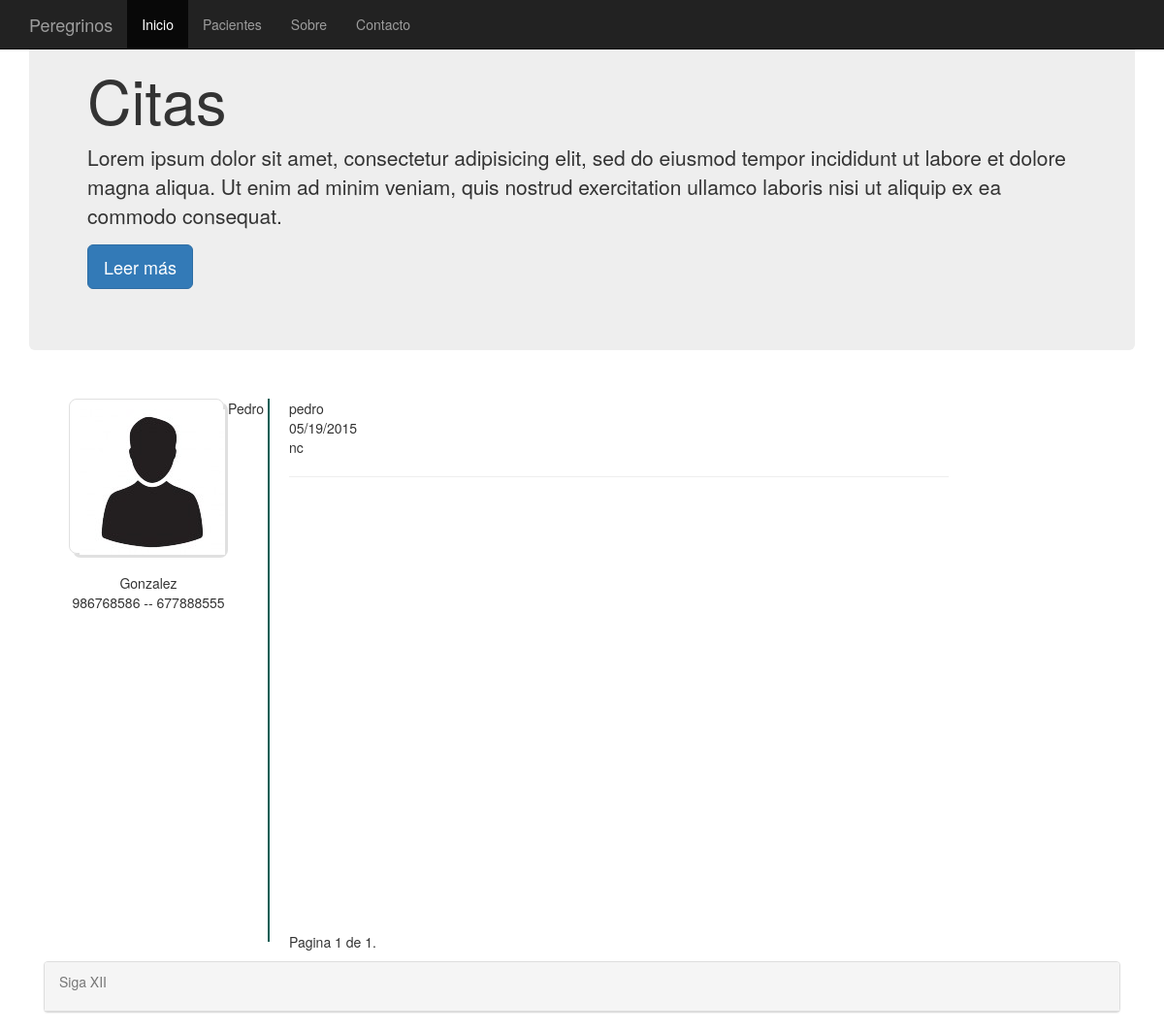
Before: /citas/5/ with the older database file.
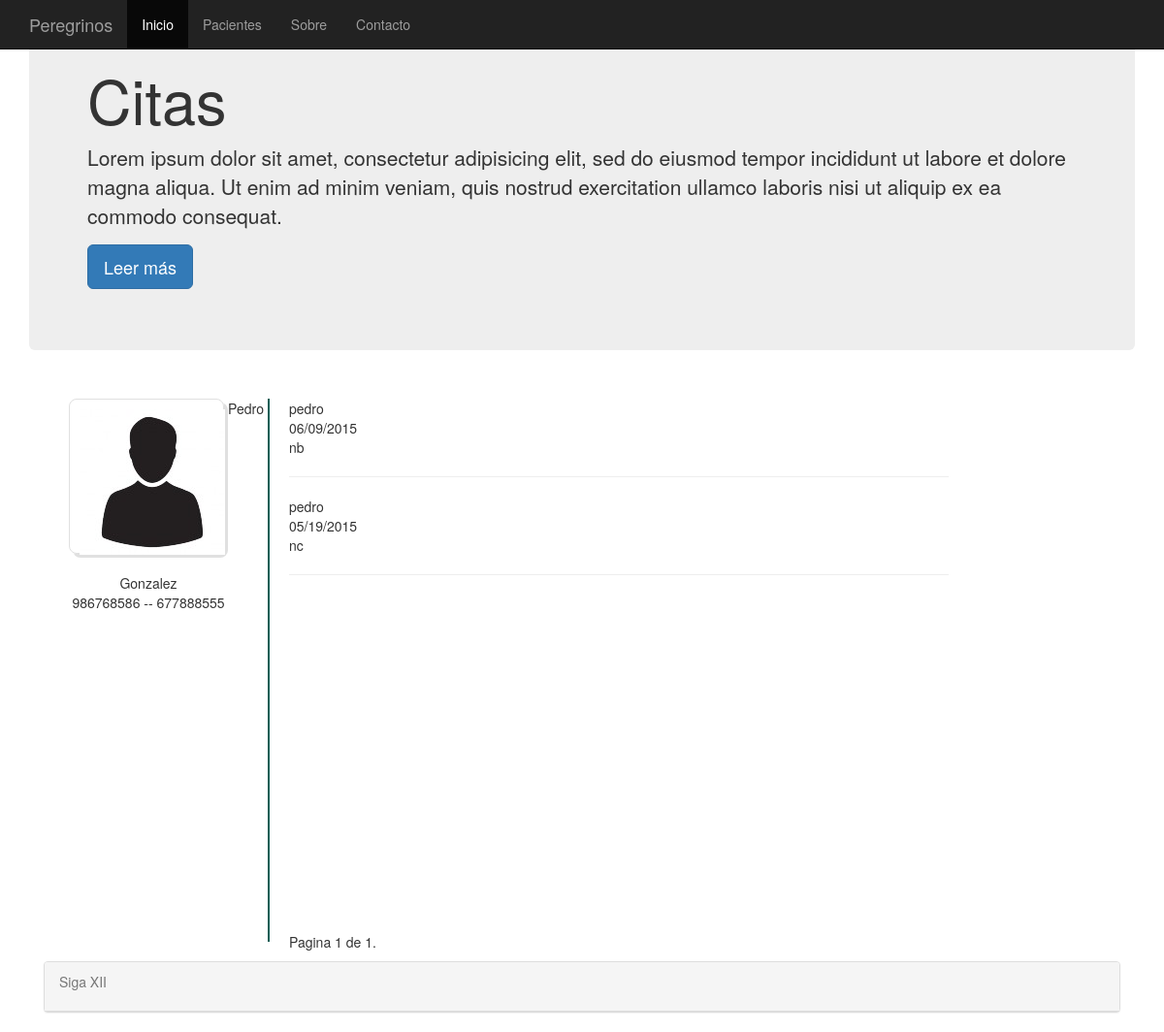
After: the same page with the newer database file.
### clinica/models.py (models this page shows, shortened)
class citas(models.Model):
    fecha = models.DateTimeField(default=datetime.now, blank=True)
    cliente = models.ForeignKey(clientes, default=None, null=True, blank=True)
    observaciones = models.TextField()

class clientes(models.Model):
    nombre = models.CharField(max_length=75)
    apellidos = models.CharField(max_length=75)
    telefono =  models.PositiveIntegerField(null=True, blank=True)
    telefono2 = models.PositiveIntegerField(null=True, blank=True)
    antiguedad = models.DateTimeField(default=datetime.now, blank=True)
    fotografia = models.ImageField(upload_to='imagenes', blank=True)
    def __unicode__(self):
    	return self.nombre

### clinica/views.py (the view)
# urls.py: url(r'^citas/([\w]+)/$', ListaCitas.as_view(), name='listacitas' ),
class ListaCitas(ListView):
    paginate_by = 7
    def get_queryset(self):
        self.cliente = get_object_or_404(clientes, id=self.args[0])
        return citas.objects.filter(cliente=self.cliente).order_by('-fecha')
    def get_context_data(self,**kwargs):
        context = super(ListaCitas,self).get_context_data(**kwargs)
        context['cliente']=self.cliente
        return context

### templates/clinica/citas_list.html (shortened to what this page needs)
{% extends "base.html" %}
{%   load   staticfiles   %}
{% block elcss %}
<link   rel="stylesheet"   type="text/css"   href="{%   static  'clinica/css/citas.css'   %}"   />
{% endblock %}
{% block titulo %}
Citas
{% endblock %}
{% block content %}
<div id="citas_cuerpo">
	<div id="citas_esquerda">
			<div id="citas_esquerda_foto">
				{% if cliente.fotografia %}
					<img src="{{ cliente.fotografia.url }}" width="150" height="150" >
				{% else %}
					<img src="/media/imagenes/user.jpg" width="150" height="150">
				{% endif %}
			</div>
		<center>
			<spam class="rotulo">{{cliente.nombre | capfirst}} {{cliente.apellidos | capfirst}}</spam>
			<br />
    	<spam class="rotulo">{{cliente.telefono}} --  {{cliente.telefono2}}</spam>
	  </center>
	<br />
	</div>
	<div id="citas_dereita">
    {% if object_list %}
        {% for citas  in object_list %}
		<spam > {{ citas.cliente }} </spam>
		<br />
		<spam > {{ citas.fecha | date:"SHORT_DATE_FORMAT" }} </spam>
                <br />
		<spam > {{ citas.observaciones }} </spam>
		<hr />
        {% endfor %}
        {% else %}
            <p>No hay citas.</p>
    {% endif %}
	</div>
	<div id="citas_paginado">
		<span class="steplinks">
			<span class="current">
				Pagina {{ page_obj.number }} de {{ paginator.num_pages }}.
			</span>
		</span>
	</div>
</div>
{% endblock %}

Changed rows visible on the page:
added citas: cliente "pedro", fecha "06/09/2015", observaciones "nb"
